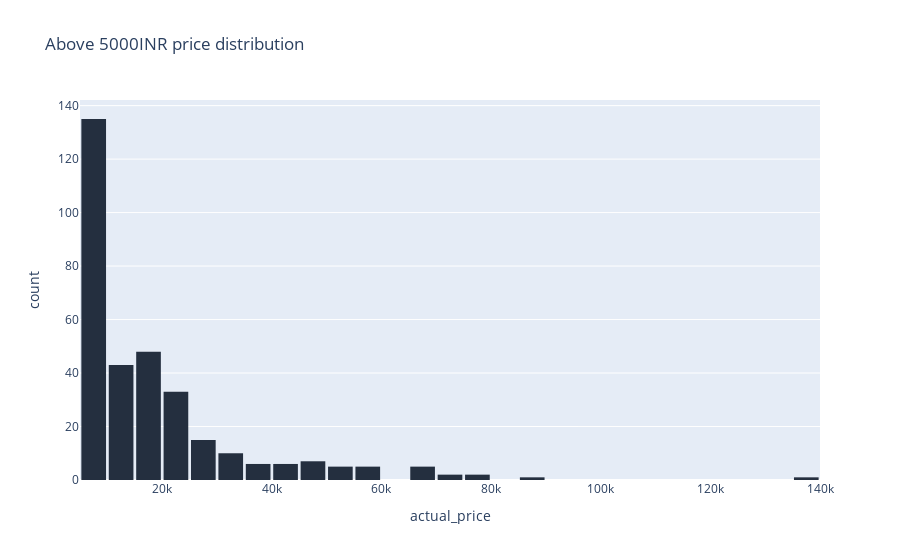

Here is the notebook cell this chart was saved with:
### Code cell
low_price=df[df['actual_price']>=5000]
fig=px.histogram(low_price,x="actual_price",title="Above 5000INR price distribution",color_discrete_sequence=["#242F3F"])
fig.update_layout(bargap=0.1)
fig.show()

### Figure 1 — Plotly figure (JSON) as saved in the notebook; plotly's stock layout.template omitted (floating-point values rounded to 4 significant figures; data arrays with more than 128 entries replaced by an {"elided": "..."} marker saying what was removed)
{"data": [{"alignmentgroup": "True", "bingroup": "x", "hovertemplate": "actual_price=%{x}<br>count=%{y}<extra></extra>", "legendgroup": "", "marker": {"color": "#242F3F", "pattern": {"shape": ""}}, "name": "", "offsetgroup": "", "orientation": "v", "showlegend": false, "type": "histogram", "x": {"elided": "324 int values"}, "xaxis": "x", "yaxis": "y"}], "layout": {"bargap": 0.1, "barmode": "relative", "legend": {"tracegroupgap": 0}, "title": {"text": "Above 5000INR price distribution"}, "xaxis": {"anchor": "y", "domain": [0, 1], "title": {"text": "actual_price"}}, "yaxis": {"anchor": "x", "domain": [0, 1], "title": {"text": "count"}}}}
